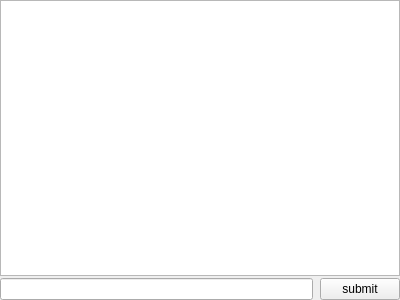
<?xml version="1.0" encoding="UTF-8"?>
<ui version="4.0">
 <class>consoleWidget</class>
 <widget class="QWidget" name="consoleWidget">
  <property name="geometry">
   <rect>
    <x>0</x>
    <y>0</y>
    <width>400</width>
    <height>300</height>
   </rect>
  </property>
  <property name="windowTitle">
   <string>WidgetConsole</string>
  </property>
  <layout class="QVBoxLayout" name="verticalLayout">
   <property name="spacing">
    <number>2</number>
   </property>
   <property name="leftMargin">
    <number>0</number>
   </property>
   <property name="topMargin">
    <number>0</number>
   </property>
   <property name="rightMargin">
    <number>0</number>
   </property>
   <property name="bottomMargin">
    <number>0</number>
   </property>
   <item>
    <widget class="ConsoleCore" name="console"/>
   </item>
   <item>
    <layout class="QHBoxLayout" name="horizontalLayout">
     <property name="spacing">
      <number>7</number>
     </property>
     <item>
      <widget class="QLineEdit" name="editbox"/>
     </item>
     <item>
      <widget class="QPushButton" name="submit">
       <property name="text">
        <string>submit</string>
       </property>
      </widget>
     </item>
    </layout>
   </item>
  </layout>
 </widget>
 <layoutdefault spacing="6" margin="11"/>
 <customwidgets>
  <customwidget>
   <class>ConsoleCore</class>
   <extends>QPlainTextEdit</extends>
   <header>consolecore.h</header>
  </customwidget>
 </customwidgets>
 <resources/>
 <connections/>
</ui>
